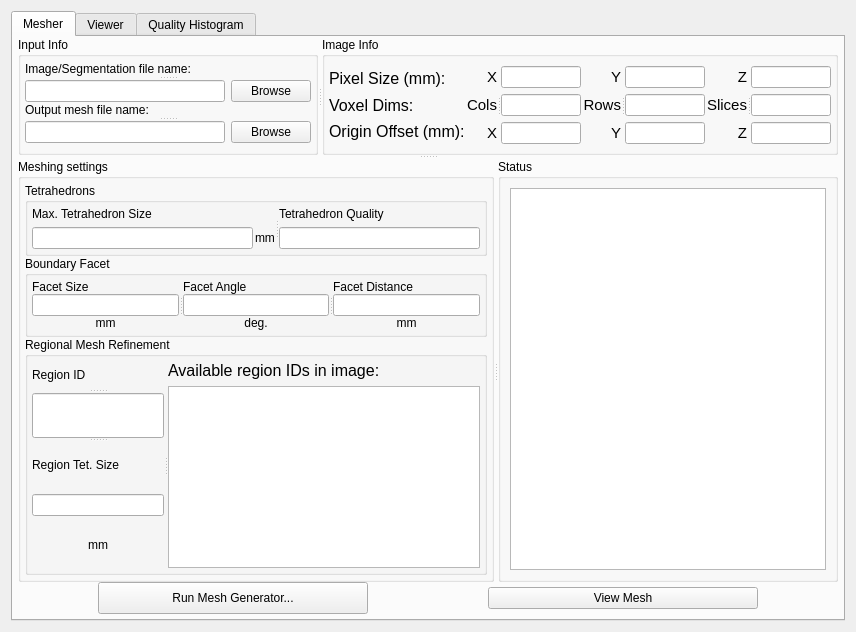
<?xml version="1.0" encoding="UTF-8"?>
<ui version="4.0">
 <class>Image2Mesh</class>
 <widget class="QWidget" name="Image2Mesh">
  <property name="geometry">
   <rect>
    <x>0</x>
    <y>0</y>
    <width>856</width>
    <height>632</height>
   </rect>
  </property>
  <property name="windowTitle">
   <string>Image2Mesh</string>
  </property>
  <layout class="QHBoxLayout" name="horizontalLayout">
   <item>
    <widget class="QTabWidget" name="tabWidget">
     <property name="currentIndex">
      <number>0</number>
     </property>
     <widget class="QWidget" name="tab_Mesher">
      <attribute name="title">
       <string>Mesher</string>
      </attribute>
      <layout class="QVBoxLayout" name="verticalLayout_21">
       <property name="spacing">
        <number>0</number>
       </property>
       <property name="leftMargin">
        <number>5</number>
       </property>
       <property name="topMargin">
        <number>0</number>
       </property>
       <property name="rightMargin">
        <number>5</number>
       </property>
       <property name="bottomMargin">
        <number>5</number>
       </property>
       <item>
        <widget class="QSplitter" name="splitter_10">
         <property name="orientation">
          <enum>Qt::Vertical</enum>
         </property>
         <widget class="QSplitter" name="splitter_9">
          <property name="orientation">
           <enum>Qt::Horizontal</enum>
          </property>
          <widget class="QGroupBox" name="groupBox_3">
           <property name="minimumSize">
            <size>
             <width>300</width>
             <height>0</height>
            </size>
           </property>
           <property name="title">
            <string>Input Info</string>
           </property>
           <layout class="QVBoxLayout" name="verticalLayout_4">
            <property name="spacing">
             <number>0</number>
            </property>
            <property name="leftMargin">
             <number>4</number>
            </property>
            <property name="topMargin">
             <number>5</number>
            </property>
            <property name="rightMargin">
             <number>4</number>
            </property>
            <property name="bottomMargin">
             <number>8</number>
            </property>
            <item>
             <widget class="QSplitter" name="splitter_3">
              <property name="midLineWidth">
               <number>0</number>
              </property>
              <property name="orientation">
               <enum>Qt::Vertical</enum>
              </property>
              <widget class="QLabel" name="label_15">
               <property name="text">
                <string>Image/Segmentation file name:</string>
               </property>
               <property name="alignment">
                <set>Qt::AlignLeading|Qt::AlignLeft|Qt::AlignVCenter</set>
               </property>
              </widget>
              <widget class="QWidget" name="horizontalLayoutWidget19">
               <layout class="QHBoxLayout" name="horizontalLayout_8">
                <item>
                 <widget class="QLineEdit" name="lineEdit_infilename">
                  <property name="minimumSize">
                   <size>
                    <width>0</width>
                    <height>0</height>
                   </size>
                  </property>
                 </widget>
                </item>
                <item>
                 <widget class="QPushButton" name="pushButton_BrowseImage">
                  <property name="text">
                   <string>Browse</string>
                  </property>
                 </widget>
                </item>
               </layout>
              </widget>
             </widget>
            </item>
            <item>
             <widget class="QSplitter" name="splitter_4">
              <property name="orientation">
               <enum>Qt::Vertical</enum>
              </property>
              <widget class="QLabel" name="label_16">
               <property name="text">
                <string>Output mesh file name:</string>
               </property>
              </widget>
              <widget class="QWidget" name="horizontalLayoutWidget20">
               <layout class="QHBoxLayout" name="horizontalLayout_9">
                <item>
                 <widget class="QLineEdit" name="lineEdit_outputfilename"/>
                </item>
                <item>
                 <widget class="QPushButton" name="pushButton_BrowseOutputFN">
                  <property name="text">
                   <string>Browse</string>
                  </property>
                 </widget>
                </item>
               </layout>
              </widget>
             </widget>
            </item>
           </layout>
          </widget>
          <widget class="QGroupBox" name="groupBox">
           <property name="title">
            <string>Image Info</string>
           </property>
           <layout class="QHBoxLayout" name="horizontalLayout_2">
            <property name="spacing">
             <number>2</number>
            </property>
            <property name="leftMargin">
             <number>4</number>
            </property>
            <property name="rightMargin">
             <number>4</number>
            </property>
            <property name="bottomMargin">
             <number>8</number>
            </property>
            <item>
             <layout class="QVBoxLayout" name="verticalLayout_20">
              <item>
               <widget class="QLabel" name="label_2">
                <property name="font">
                 <font>
                  <pointsize>12</pointsize>
                 </font>
                </property>
                <property name="text">
                 <string>Pixel Size (mm):</string>
                </property>
               </widget>
              </item>
              <item>
               <widget class="QLabel" name="label_9">
                <property name="font">
                 <font>
                  <pointsize>12</pointsize>
                 </font>
                </property>
                <property name="text">
                 <string>Voxel Dims:</string>
                </property>
               </widget>
              </item>
              <item>
               <widget class="QLabel" name="label_5">
                <property name="font">
                 <font>
                  <pointsize>12</pointsize>
                 </font>
                </property>
                <property name="text">
                 <string>Origin Offset (mm):</string>
                </property>
               </widget>
              </item>
             </layout>
            </item>
            <item>
             <widget class="QSplitter" name="splitter_7">
              <property name="orientation">
               <enum>Qt::Horizontal</enum>
              </property>
              <widget class="QWidget" name="layoutWidget1">
               <layout class="QVBoxLayout" name="verticalLayout_17">
                <item>
                 <widget class="QLabel" name="label">
                  <property name="font">
                   <font>
                    <pointsize>11</pointsize>
                   </font>
                  </property>
                  <property name="text">
                   <string>X</string>
                  </property>
                  <property name="alignment">
                   <set>Qt::AlignRight|Qt::AlignTrailing|Qt::AlignVCenter</set>
                  </property>
                 </widget>
                </item>
                <item>
                 <widget class="QLabel" name="label_10">
                  <property name="font">
                   <font>
                    <pointsize>11</pointsize>
                   </font>
                  </property>
                  <property name="text">
                   <string>Cols</string>
                  </property>
                  <property name="alignment">
                   <set>Qt::AlignRight|Qt::AlignTrailing|Qt::AlignVCenter</set>
                  </property>
                 </widget>
                </item>
                <item>
                 <widget class="QLabel" name="label_6">
                  <property name="font">
                   <font>
                    <pointsize>11</pointsize>
                   </font>
                  </property>
                  <property name="text">
                   <string>X</string>
                  </property>
                  <property name="alignment">
                   <set>Qt::AlignRight|Qt::AlignTrailing|Qt::AlignVCenter</set>
                  </property>
                 </widget>
                </item>
               </layout>
              </widget>
              <widget class="QWidget" name="layoutWidget2">
               <layout class="QVBoxLayout" name="verticalLayout_18">
                <item>
                 <widget class="QLineEdit" name="lineEdit_X">
                  <property name="font">
                   <font>
                    <pointsize>9</pointsize>
                   </font>
                  </property>
                  <property name="alignment">
                   <set>Qt::AlignCenter</set>
                  </property>
                 </widget>
                </item>
                <item>
                 <widget class="QLineEdit" name="lineEdit_Cols">
                  <property name="font">
                   <font>
                    <pointsize>9</pointsize>
                   </font>
                  </property>
                  <property name="alignment">
                   <set>Qt::AlignCenter</set>
                  </property>
                 </widget>
                </item>
                <item>
                 <widget class="QLineEdit" name="lineEdit_OffsetX">
                  <property name="font">
                   <font>
                    <pointsize>9</pointsize>
                   </font>
                  </property>
                  <property name="alignment">
                   <set>Qt::AlignCenter</set>
                  </property>
                 </widget>
                </item>
               </layout>
              </widget>
             </widget>
            </item>
            <item>
             <widget class="QSplitter" name="splitter_6">
              <property name="orientation">
               <enum>Qt::Horizontal</enum>
              </property>
              <widget class="QWidget" name="layoutWidget3">
               <layout class="QVBoxLayout" name="verticalLayout_16">
                <item>
                 <widget class="QLabel" name="label_3">
                  <property name="font">
                   <font>
                    <pointsize>11</pointsize>
                   </font>
                  </property>
                  <property name="text">
                   <string>Y</string>
                  </property>
                  <property name="alignment">
                   <set>Qt::AlignRight|Qt::AlignTrailing|Qt::AlignVCenter</set>
                  </property>
                 </widget>
                </item>
                <item>
                 <widget class="QLabel" name="label_11">
                  <property name="font">
                   <font>
                    <pointsize>11</pointsize>
                   </font>
                  </property>
                  <property name="text">
                   <string>Rows</string>
                  </property>
                  <property name="alignment">
                   <set>Qt::AlignRight|Qt::AlignTrailing|Qt::AlignVCenter</set>
                  </property>
                 </widget>
                </item>
                <item>
                 <widget class="QLabel" name="label_7">
                  <property name="font">
                   <font>
                    <pointsize>11</pointsize>
                   </font>
                  </property>
                  <property name="text">
                   <string>Y</string>
                  </property>
                  <property name="alignment">
                   <set>Qt::AlignRight|Qt::AlignTrailing|Qt::AlignVCenter</set>
                  </property>
                 </widget>
                </item>
               </layout>
              </widget>
              <widget class="QWidget" name="layoutWidget4">
               <layout class="QVBoxLayout" name="verticalLayout_19">
                <item>
                 <widget class="QLineEdit" name="lineEdit_Y">
                  <property name="font">
                   <font>
                    <pointsize>9</pointsize>
                   </font>
                  </property>
                  <property name="alignment">
                   <set>Qt::AlignCenter</set>
                  </property>
                 </widget>
                </item>
                <item>
                 <widget class="QLineEdit" name="lineEdit_Rows">
                  <property name="font">
                   <font>
                    <pointsize>9</pointsize>
                   </font>
                  </property>
                  <property name="alignment">
                   <set>Qt::AlignCenter</set>
                  </property>
                 </widget>
                </item>
                <item>
                 <widget class="QLineEdit" name="lineEdit_OffsetY">
                  <property name="font">
                   <font>
                    <pointsize>9</pointsize>
                   </font>
                  </property>
                  <property name="alignment">
                   <set>Qt::AlignCenter</set>
                  </property>
                 </widget>
                </item>
               </layout>
              </widget>
             </widget>
            </item>
            <item>
             <widget class="QSplitter" name="splitter_5">
              <property name="orientation">
               <enum>Qt::Horizontal</enum>
              </property>
              <widget class="QWidget" name="layoutWidget5">
               <layout class="QVBoxLayout" name="verticalLayout_15">
                <item>
                 <widget class="QLabel" name="label_4">
                  <property name="font">
                   <font>
                    <pointsize>11</pointsize>
                   </font>
                  </property>
                  <property name="text">
                   <string>Z</string>
                  </property>
                  <property name="alignment">
                   <set>Qt::AlignRight|Qt::AlignTrailing|Qt::AlignVCenter</set>
                  </property>
                 </widget>
                </item>
                <item>
                 <widget class="QLabel" name="label_12">
                  <property name="font">
                   <font>
                    <pointsize>11</pointsize>
                   </font>
                  </property>
                  <property name="text">
                   <string>Slices</string>
                  </property>
                  <property name="alignment">
                   <set>Qt::AlignRight|Qt::AlignTrailing|Qt::AlignVCenter</set>
                  </property>
                 </widget>
                </item>
                <item>
                 <widget class="QLabel" name="label_8">
                  <property name="font">
                   <font>
                    <pointsize>11</pointsize>
                   </font>
                  </property>
                  <property name="text">
                   <string>Z</string>
                  </property>
                  <property name="alignment">
                   <set>Qt::AlignRight|Qt::AlignTrailing|Qt::AlignVCenter</set>
                  </property>
                 </widget>
                </item>
               </layout>
              </widget>
              <widget class="QWidget" name="layoutWidget6">
               <layout class="QVBoxLayout" name="verticalLayout_5">
                <item>
                 <widget class="QLineEdit" name="lineEdit_Z">
                  <property name="font">
                   <font>
                    <pointsize>9</pointsize>
                   </font>
                  </property>
                  <property name="alignment">
                   <set>Qt::AlignCenter</set>
                  </property>
                 </widget>
                </item>
                <item>
                 <widget class="QLineEdit" name="lineEdit_Slices">
                  <property name="font">
                   <font>
                    <pointsize>9</pointsize>
                   </font>
                  </property>
                  <property name="alignment">
                   <set>Qt::AlignCenter</set>
                  </property>
                 </widget>
                </item>
                <item>
                 <widget class="QLineEdit" name="lineEdit_OffsetZ">
                  <property name="font">
                   <font>
                    <pointsize>9</pointsize>
                   </font>
                  </property>
                  <property name="alignment">
                   <set>Qt::AlignCenter</set>
                  </property>
                 </widget>
                </item>
               </layout>
              </widget>
             </widget>
            </item>
           </layout>
          </widget>
         </widget>
         <widget class="QSplitter" name="splitter_8">
          <property name="orientation">
           <enum>Qt::Horizontal</enum>
          </property>
          <widget class="QGroupBox" name="groupBox_4">
           <property name="sizePolicy">
            <sizepolicy hsizetype="Preferred" vsizetype="Preferred">
             <horstretch>0</horstretch>
             <verstretch>0</verstretch>
            </sizepolicy>
           </property>
           <property name="title">
            <string>Meshing settings</string>
           </property>
           <layout class="QVBoxLayout" name="verticalLayout_13">
            <property name="spacing">
             <number>0</number>
            </property>
            <property name="margin">
             <number>4</number>
            </property>
            <item>
             <widget class="QGroupBox" name="groupBox_5">
              <property name="title">
               <string>Tetrahedrons</string>
              </property>
              <layout class="QHBoxLayout" name="horizontalLayout_3">
               <property name="spacing">
                <number>1</number>
               </property>
               <property name="margin">
                <number>4</number>
               </property>
               <item>
                <widget class="QSplitter" name="splitter_11">
                 <property name="orientation">
                  <enum>Qt::Horizontal</enum>
                 </property>
                 <widget class="QWidget" name="layoutWidget7">
                  <layout class="QVBoxLayout" name="verticalLayout_9">
                   <item>
                    <widget class="QLabel" name="label_17">
                     <property name="text">
                      <string>Max. Tetrahedron Size</string>
                     </property>
                    </widget>
                   </item>
                   <item>
                    <layout class="QHBoxLayout" name="horizontalLayout_10">
                     <property name="spacing">
                      <number>2</number>
                     </property>
                     <item>
                      <widget class="QLineEdit" name="lineEdit_TetSize">
                       <property name="alignment">
                        <set>Qt::AlignCenter</set>
                       </property>
                      </widget>
                     </item>
                     <item>
                      <widget class="QLabel" name="label_19">
                       <property name="text">
                        <string>mm</string>
                       </property>
                      </widget>
                     </item>
                    </layout>
                   </item>
                  </layout>
                 </widget>
                 <widget class="QWidget" name="layoutWidget8">
                  <layout class="QVBoxLayout" name="verticalLayout_8">
                   <item>
                    <widget class="QLabel" name="label_18">
                     <property name="text">
                      <string>Tetrahedron Quality</string>
                     </property>
                    </widget>
                   </item>
                   <item>
                    <widget class="QLineEdit" name="lineEdit_TetQual">
                     <property name="alignment">
                      <set>Qt::AlignCenter</set>
                     </property>
                    </widget>
                   </item>
                  </layout>
                 </widget>
                </widget>
               </item>
              </layout>
             </widget>
            </item>
            <item>
             <widget class="QGroupBox" name="groupBox_7">
              <property name="title">
               <string>Boundary Facet</string>
              </property>
              <layout class="QHBoxLayout" name="horizontalLayout_12">
               <property name="spacing">
                <number>0</number>
               </property>
               <property name="margin">
                <number>4</number>
               </property>
               <item>
                <widget class="QSplitter" name="splitter_2">
                 <property name="orientation">
                  <enum>Qt::Horizontal</enum>
                 </property>
                 <widget class="QWidget" name="layoutWidget9">
                  <layout class="QVBoxLayout" name="verticalLayout_12">
                   <property name="spacing">
                    <number>0</number>
                   </property>
                   <item>
                    <widget class="QLabel" name="label_20">
                     <property name="text">
                      <string>Facet Size</string>
                     </property>
                    </widget>
                   </item>
                   <item>
                    <widget class="QLineEdit" name="lineEdit_FacetSize">
                     <property name="alignment">
                      <set>Qt::AlignCenter</set>
                     </property>
                    </widget>
                   </item>
                   <item>
                    <widget class="QLabel" name="label_23">
                     <property name="text">
                      <string>mm</string>
                     </property>
                     <property name="alignment">
                      <set>Qt::AlignCenter</set>
                     </property>
                    </widget>
                   </item>
                  </layout>
                 </widget>
                 <widget class="QWidget" name="layoutWidget10">
                  <layout class="QVBoxLayout" name="verticalLayout_11">
                   <property name="spacing">
                    <number>0</number>
                   </property>
                   <item>
                    <widget class="QLabel" name="label_21">
                     <property name="text">
                      <string>Facet Angle</string>
                     </property>
                    </widget>
                   </item>
                   <item>
                    <widget class="QLineEdit" name="lineEdit_FacetAngle">
                     <property name="alignment">
                      <set>Qt::AlignCenter</set>
                     </property>
                    </widget>
                   </item>
                   <item>
                    <widget class="QLabel" name="label_24">
                     <property name="text">
                      <string>deg.</string>
                     </property>
                     <property name="alignment">
                      <set>Qt::AlignCenter</set>
                     </property>
                    </widget>
                   </item>
                  </layout>
                 </widget>
                 <widget class="QWidget" name="layoutWidget11">
                  <layout class="QVBoxLayout" name="verticalLayout_10">
                   <property name="spacing">
                    <number>0</number>
                   </property>
                   <item>
                    <widget class="QLabel" name="label_22">
                     <property name="text">
                      <string>Facet Distance</string>
                     </property>
                    </widget>
                   </item>
                   <item>
                    <widget class="QLineEdit" name="lineEdit_FacetDistance">
                     <property name="alignment">
                      <set>Qt::AlignCenter</set>
                     </property>
                    </widget>
                   </item>
                   <item>
                    <widget class="QLabel" name="label_25">
                     <property name="text">
                      <string>mm</string>
                     </property>
                     <property name="alignment">
                      <set>Qt::AlignCenter</set>
                     </property>
                    </widget>
                   </item>
                  </layout>
                 </widget>
                </widget>
               </item>
              </layout>
             </widget>
            </item>
            <item>
             <widget class="QGroupBox" name="groupBox_2">
              <property name="title">
               <string>Regional Mesh Refinement</string>
              </property>
              <layout class="QVBoxLayout" name="verticalLayout_24">
               <property name="spacing">
                <number>0</number>
               </property>
               <property name="margin">
                <number>4</number>
               </property>
               <item>
                <widget class="QSplitter" name="splitter_12">
                 <property name="orientation">
                  <enum>Qt::Horizontal</enum>
                 </property>
                 <widget class="QWidget" name="layoutWidget12">
                  <layout class="QVBoxLayout" name="verticalLayout_23">
                   <item>
                    <widget class="QSplitter" name="splitter">
                     <property name="orientation">
                      <enum>Qt::Vertical</enum>
                     </property>
                     <widget class="QLabel" name="label_13">
                      <property name="text">
                       <string>Region ID</string>
                      </property>
                     </widget>
                     <widget class="QLineEdit" name="lineEdit_SpecialID1">
                      <property name="alignment">
                       <set>Qt::AlignCenter</set>
                      </property>
                     </widget>
                     <widget class="QWidget" name="layoutWidget13">
                      <layout class="QVBoxLayout" name="verticalLayout_6">
                       <item>
                        <widget class="QLabel" name="label_27">
                         <property name="text">
                          <string>Region Tet. Size</string>
                         </property>
                        </widget>
                       </item>
                       <item>
                        <widget class="QLineEdit" name="lineEdit_SpecialSize1">
                         <property name="text">
                          <string/>
                         </property>
                         <property name="alignment">
                          <set>Qt::AlignCenter</set>
                         </property>
                        </widget>
                       </item>
                       <item>
                        <widget class="QLabel" name="label_14">
                         <property name="text">
                          <string>mm</string>
                         </property>
                         <property name="alignment">
                          <set>Qt::AlignCenter</set>
                         </property>
                        </widget>
                       </item>
                      </layout>
                     </widget>
                    </widget>
                   </item>
                  </layout>
                 </widget>
                 <widget class="QWidget" name="layoutWidget14">
                  <layout class="QVBoxLayout" name="verticalLayout_22">
                   <item>
                    <widget class="QLabel" name="label_AvailRegionIDs">
                     <property name="font">
                      <font>
                       <pointsize>12</pointsize>
                      </font>
                     </property>
                     <property name="text">
                      <string>Available region IDs in image:</string>
                     </property>
                    </widget>
                   </item>
                   <item>
                    <widget class="QTextEdit" name="textEdit_RegionInfo">
                     <property name="font">
                      <font>
                       <pointsize>12</pointsize>
                      </font>
                     </property>
                    </widget>
                   </item>
                  </layout>
                 </widget>
                </widget>
               </item>
              </layout>
             </widget>
            </item>
           </layout>
          </widget>
          <widget class="QGroupBox" name="groupBox_8">
           <property name="title">
            <string>Status</string>
           </property>
           <layout class="QVBoxLayout" name="verticalLayout_14">
            <item>
             <widget class="QTextEdit" name="textEdit_StatusInfo">
              <property name="font">
               <font>
                <pointsize>12</pointsize>
               </font>
              </property>
             </widget>
            </item>
           </layout>
          </widget>
         </widget>
        </widget>
       </item>
       <item>
        <layout class="QHBoxLayout" name="horizontalLayout_7">
         <property name="spacing">
          <number>100</number>
         </property>
         <property name="leftMargin">
          <number>80</number>
         </property>
         <property name="rightMargin">
          <number>80</number>
         </property>
         <item>
          <widget class="QPushButton" name="pushButton_GenerateMesh">
           <property name="minimumSize">
            <size>
             <width>0</width>
             <height>32</height>
            </size>
           </property>
           <property name="text">
            <string>Run Mesh Generator...</string>
           </property>
          </widget>
         </item>
         <item>
          <spacer name="verticalSpacer_7">
           <property name="orientation">
            <enum>Qt::Vertical</enum>
           </property>
           <property name="sizeType">
            <enum>QSizePolicy::Minimum</enum>
           </property>
           <property name="sizeHint" stdset="0">
            <size>
             <width>20</width>
             <height>30</height>
            </size>
           </property>
          </spacer>
         </item>
         <item>
          <widget class="QPushButton" name="pushButton_ViewMesh">
           <property name="text">
            <string>View Mesh</string>
           </property>
          </widget>
         </item>
        </layout>
       </item>
      </layout>
     </widget>
     <widget class="QWidget" name="tab_MeshViewer">
      <property name="toolTip">
       <string>&lt;!DOCTYPE HTML PUBLIC &quot;-//W3C//DTD HTML 4.0//EN&quot; &quot;http://www.w3.org/TR/REC-html40/strict.dtd&quot;&gt;
&lt;html&gt;&lt;head&gt;&lt;meta name=&quot;qrichtext&quot; content=&quot;1&quot; /&gt;&lt;style type=&quot;text/css&quot;&gt;
p, li { white-space: pre-wrap; }
&lt;/style&gt;&lt;/head&gt;&lt;body style=&quot; font-family:'Lucida Grande'; font-size:13pt; font-weight:400; font-style:normal;&quot;&gt;
&lt;p style=&quot; margin-top:0px; margin-bottom:0px; margin-left:0px; margin-right:0px; -qt-block-indent:0; text-indent:0px;&quot;&gt;Use this tab to visually inspect the generated mesh.&lt;/p&gt;
&lt;p style=&quot; margin-top:0px; margin-bottom:0px; margin-left:0px; margin-right:0px; -qt-block-indent:0; text-indent:0px;&quot;&gt;You can use quality filters to only show tetrahedra whose quality&lt;/p&gt;
&lt;p style=&quot; margin-top:0px; margin-bottom:0px; margin-left:0px; margin-right:0px; -qt-block-indent:0; text-indent:0px;&quot;&gt;is &lt;span style=&quot; font-weight:600;&quot;&gt;less than&lt;/span&gt; the given value.&lt;/p&gt;&lt;/body&gt;&lt;/html&gt;</string>
      </property>
      <attribute name="title">
       <string>Viewer</string>
      </attribute>
      <layout class="QHBoxLayout" name="horizontalLayout_5">
       <property name="spacing">
        <number>1</number>
       </property>
       <property name="margin">
        <number>10</number>
       </property>
       <item>
        <widget class="QSplitter" name="splitter_13">
         <property name="orientation">
          <enum>Qt::Horizontal</enum>
         </property>
         <widget class="QWidget" name="horizontalLayoutWidget15">
          <layout class="QHBoxLayout" name="horizontalLayout_4">
           <item>
            <widget class="QVTKWidget" name="qvtkWidget" native="true">
             <property name="minimumSize">
              <size>
               <width>650</width>
               <height>0</height>
              </size>
             </property>
            </widget>
           </item>
           <item>
            <widget class="QSlider" name="verticalSliderClip">
             <property name="minimum">
              <number>1</number>
             </property>
             <property name="maximum">
              <number>100</number>
             </property>
             <property name="value">
              <number>50</number>
             </property>
             <property name="sliderPosition">
              <number>50</number>
             </property>
             <property name="orientation">
              <enum>Qt::Vertical</enum>
             </property>
             <property name="tickPosition">
              <enum>QSlider::TicksAbove</enum>
             </property>
             <property name="tickInterval">
              <number>4</number>
             </property>
            </widget>
           </item>
          </layout>
         </widget>
         <widget class="QWidget" name="verticalLayoutWidget16">
          <layout class="QVBoxLayout" name="verticalLayout_2">
           <item>
            <spacer name="verticalSpacer">
             <property name="orientation">
              <enum>Qt::Vertical</enum>
             </property>
             <property name="sizeType">
              <enum>QSizePolicy::MinimumExpanding</enum>
             </property>
             <property name="sizeHint" stdset="0">
              <size>
               <width>20</width>
               <height>40</height>
              </size>
             </property>
            </spacer>
           </item>
           <item>
            <widget class="QCheckBox" name="checkBoxClip">
             <property name="text">
              <string>Clip</string>
             </property>
            </widget>
           </item>
           <item>
            <spacer name="verticalSpacer_4">
             <property name="orientation">
              <enum>Qt::Vertical</enum>
             </property>
             <property name="sizeType">
              <enum>QSizePolicy::Minimum</enum>
             </property>
             <property name="sizeHint" stdset="0">
              <size>
               <width>20</width>
               <height>7</height>
              </size>
             </property>
            </spacer>
           </item>
           <item>
            <widget class="QCheckBox" name="checkBoxBadQuality">
             <property name="text">
              <string>Filter Low
Quality Tets</string>
             </property>
            </widget>
           </item>
           <item>
            <widget class="QLineEdit" name="lineEditQualThreshold">
             <property name="minimumSize">
              <size>
               <width>100</width>
               <height>0</height>
              </size>
             </property>
            </widget>
           </item>
           <item>
            <spacer name="verticalSpacer_3">
             <property name="orientation">
              <enum>Qt::Vertical</enum>
             </property>
             <property name="sizeType">
              <enum>QSizePolicy::Minimum</enum>
             </property>
             <property name="sizeHint" stdset="0">
              <size>
               <width>20</width>
               <height>22</height>
              </size>
             </property>
            </spacer>
           </item>
           <item>
            <widget class="QCheckBox" name="checkBoxColor">
             <property name="font">
              <font>
               <pointsize>11</pointsize>
              </font>
             </property>
             <property name="text">
              <string>Change Colors</string>
             </property>
            </widget>
           </item>
           <item>
            <spacer name="verticalSpacer_2">
             <property name="orientation">
              <enum>Qt::Vertical</enum>
             </property>
             <property name="sizeHint" stdset="0">
              <size>
               <width>20</width>
               <height>40</height>
              </size>
             </property>
            </spacer>
           </item>
          </layout>
         </widget>
        </widget>
       </item>
      </layout>
     </widget>
     <widget class="QWidget" name="tab_QualityChart">
      <attribute name="title">
       <string>Quality Histogram</string>
      </attribute>
      <layout class="QVBoxLayout" name="verticalLayout_7">
       <item>
        <widget class="QSplitter" name="splitter_14">
         <property name="orientation">
          <enum>Qt::Horizontal</enum>
         </property>
         <widget class="QWidget" name="layoutWidget">
          <layout class="QVBoxLayout" name="verticalLayout">
           <item>
            <layout class="QHBoxLayout" name="horizontalLayout_11">
             <item>
              <widget class="QGroupBox" name="groupBox_9">
               <property name="maximumSize">
                <size>
                 <width>16777215</width>
                 <height>50</height>
                </size>
               </property>
               <property name="title">
                <string>Choose a quality measure:</string>
               </property>
               <layout class="QVBoxLayout" name="verticalLayout_3">
                <property name="spacing">
                 <number>-1</number>
                </property>
                <property name="margin">
                 <number>1</number>
                </property>
                <item>
                 <layout class="QHBoxLayout" name="horizontalLayout_14">
                  <property name="spacing">
                   <number>16</number>
                  </property>
                  <item>
                   <widget class="QRadioButton" name="radioButtonVolume">
                    <property name="font">
                     <font>
                      <pointsize>12</pointsize>
                     </font>
                    </property>
                    <property name="text">
                     <string>Volume</string>
                    </property>
                   </widget>
                  </item>
                  <item>
                   <widget class="QRadioButton" name="radioButtonMinAngle">
                    <property name="font">
                     <font>
                      <pointsize>12</pointsize>
                     </font>
                    </property>
                    <property name="text">
                     <string>Min. Diehedral Angle</string>
                    </property>
                   </widget>
                  </item>
                 </layout>
                </item>
               </layout>
              </widget>
             </item>
             <item>
              <spacer name="horizontalSpacer">
               <property name="orientation">
                <enum>Qt::Horizontal</enum>
               </property>
               <property name="sizeType">
                <enum>QSizePolicy::Minimum</enum>
               </property>
               <property name="sizeHint" stdset="0">
                <size>
                 <width>375</width>
                 <height>20</height>
                </size>
               </property>
              </spacer>
             </item>
            </layout>
           </item>
           <item>
            <widget class="QVTKWidget" name="qvtkChart" native="true">
             <property name="minimumSize">
              <size>
               <width>600</width>
               <height>0</height>
              </size>
             </property>
            </widget>
           </item>
          </layout>
         </widget>
         <widget class="QWidget" name="layoutWidget18">
          <layout class="QVBoxLayout" name="verticalLayout_25">
           <item>
            <spacer name="verticalSpacer_5">
             <property name="orientation">
              <enum>Qt::Vertical</enum>
             </property>
             <property name="sizeType">
              <enum>QSizePolicy::Minimum</enum>
             </property>
             <property name="sizeHint" stdset="0">
              <size>
               <width>20</width>
               <height>40</height>
              </size>
             </property>
            </spacer>
           </item>
           <item>
            <widget class="QGroupBox" name="groupBox_6">
             <property name="maximumSize">
              <size>
               <width>230</width>
               <height>16777215</height>
              </size>
             </property>
             <property name="sizeIncrement">
              <size>
               <width>0</width>
               <height>0</height>
              </size>
             </property>
             <property name="title">
              <string>Stats</string>
             </property>
             <layout class="QHBoxLayout" name="horizontalLayout_6">
              <item>
               <widget class="QPlainTextEdit" name="plainTextQualityStats">
                <property name="font">
                 <font>
                  <pointsize>11</pointsize>
                 </font>
                </property>
               </widget>
              </item>
             </layout>
            </widget>
           </item>
           <item>
            <spacer name="verticalSpacer_6">
             <property name="orientation">
              <enum>Qt::Vertical</enum>
             </property>
             <property name="sizeType">
              <enum>QSizePolicy::Maximum</enum>
             </property>
             <property name="sizeHint" stdset="0">
              <size>
               <width>20</width>
               <height>200</height>
              </size>
             </property>
            </spacer>
           </item>
          </layout>
         </widget>
        </widget>
       </item>
      </layout>
     </widget>
    </widget>
   </item>
  </layout>
 </widget>
 <customwidgets>
  <customwidget>
   <class>QVTKWidget</class>
   <extends>QWidget</extends>
   <header>QVTKWidget.h</header>
  </customwidget>
 </customwidgets>
 <resources/>
 <connections/>
</ui>
